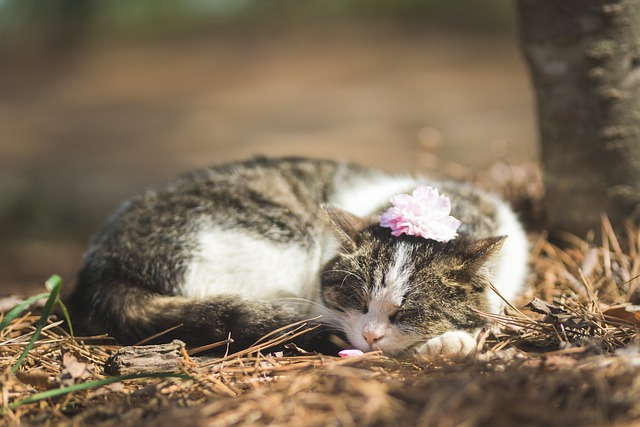
#> input picture OpenCV/img.jpg, 640 x 427 px
$ jupyter execute '08. 이미지 대칭.ipynb'
#> lines starting #> are read from the running program, lines starting #| are printed output that depends on the picture
# 8. 이미지 대칭

## 좌우 대칭

[cell 1]
import cv2

img = cv2.imread('img.jpg')
#> img is the input picture: shape (427, 640, 3); mean B, G, R 89.3, 110.6, 127.5
flip_horizontal = cv2.flip(img, 1) # flipCode > 0  좌우 대칭 Horizontal
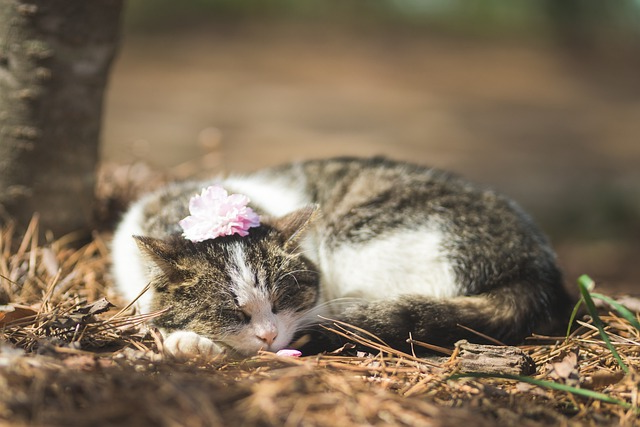
#> flip_horizontal: shape (427, 640, 3); mean B, G, R 89.3, 110.6, 127.5

cv2.imshow('img', img)
cv2.imshow('flip_horizontal', flip_horizontal)
cv2.waitKey(0)
cv2.destroyAllWindows()

## 상하 대칭

[cell 2]
import cv2

img = cv2.imread('img.jpg')
flip_vertical = cv2.flip(img, 0) #flipCode == 0  상하 대칭 Vertical
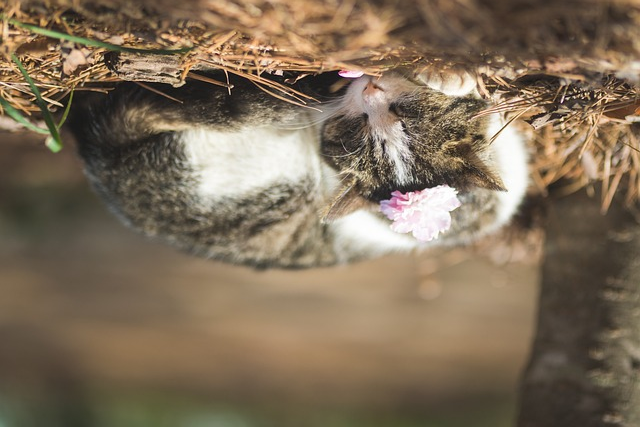
#> flip_vertical: shape (427, 640, 3); mean B, G, R 89.3, 110.6, 127.5

cv2.imshow('img', img)
cv2.imshow('flip_vertical', flip_vertical)
cv2.waitKey(0)
cv2.destroyAllWindows()

## 상하좌우 대칭

[cell 3]
import cv2
img = cv2.imread('img.jpg')
flip_both = cv2.flip(img, -1) #flipCode < 0 : 상하좌우 대칭
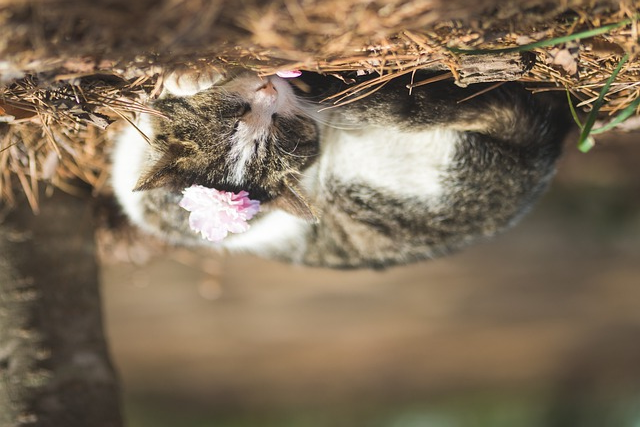
#> flip_both: shape (427, 640, 3); mean B, G, R 89.3, 110.6, 127.5

cv2.imshow('img', img)
cv2.imshow('flip_both', flip_both)
cv2.waitKey(0)
cv2.destroyAllWindows()
